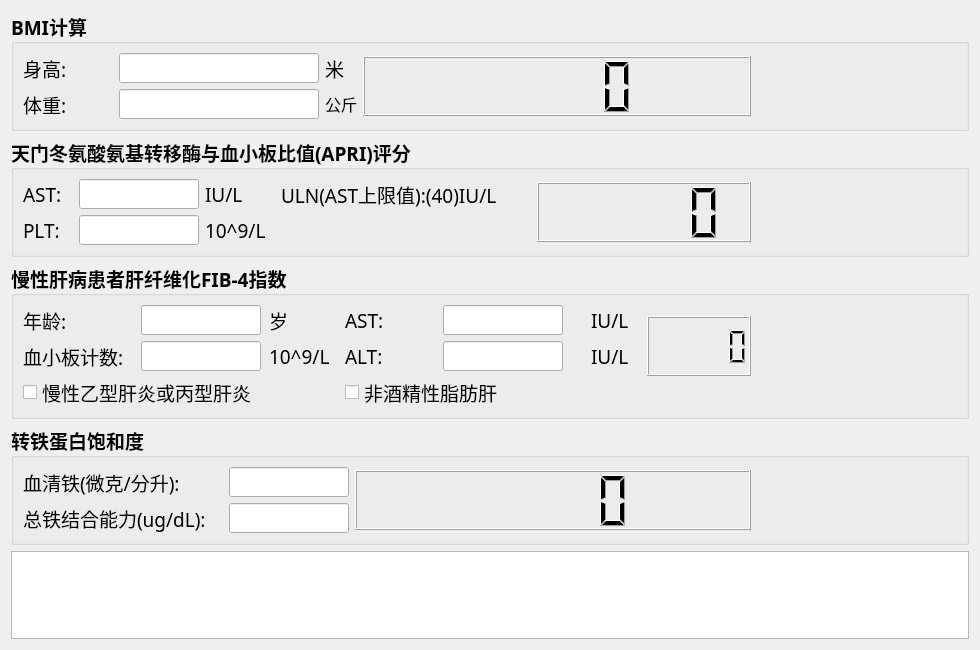
<?xml version="1.0" encoding="UTF-8"?>
<ui version="4.0">
 <class>BMI_Form</class>
 <widget class="QWidget" name="BMI_Form">
  <property name="geometry">
   <rect>
    <x>0</x>
    <y>0</y>
    <width>980</width>
    <height>650</height>
   </rect>
  </property>
  <property name="minimumSize">
   <size>
    <width>980</width>
    <height>650</height>
   </size>
  </property>
  <property name="windowTitle">
   <string>Form</string>
  </property>
  <layout class="QVBoxLayout" name="verticalLayout">
   <item>
    <widget class="QGroupBox" name="groupBox">
     <property name="font">
      <font>
       <family>微软雅黑</family>
       <pointsize>14</pointsize>
       <weight>75</weight>
       <bold>true</bold>
      </font>
     </property>
     <property name="title">
      <string>BMI计算</string>
     </property>
     <layout class="QGridLayout" name="gridLayout">
      <item row="0" column="0">
       <widget class="QLabel" name="height_label">
        <property name="sizePolicy">
         <sizepolicy hsizetype="Fixed" vsizetype="Fixed">
          <horstretch>0</horstretch>
          <verstretch>0</verstretch>
         </sizepolicy>
        </property>
        <property name="minimumSize">
         <size>
          <width>90</width>
          <height>30</height>
         </size>
        </property>
        <property name="maximumSize">
         <size>
          <width>90</width>
          <height>30</height>
         </size>
        </property>
        <property name="font">
         <font>
          <family>微软雅黑</family>
          <pointsize>14</pointsize>
          <weight>50</weight>
          <bold>false</bold>
         </font>
        </property>
        <property name="text">
         <string>身高: </string>
        </property>
       </widget>
      </item>
      <item row="0" column="1">
       <widget class="QLineEdit" name="height_lineEdit">
        <property name="sizePolicy">
         <sizepolicy hsizetype="Fixed" vsizetype="Fixed">
          <horstretch>0</horstretch>
          <verstretch>0</verstretch>
         </sizepolicy>
        </property>
        <property name="minimumSize">
         <size>
          <width>200</width>
          <height>30</height>
         </size>
        </property>
        <property name="maximumSize">
         <size>
          <width>200</width>
          <height>30</height>
         </size>
        </property>
       </widget>
      </item>
      <item row="0" column="2">
       <widget class="QLabel" name="label">
        <property name="maximumSize">
         <size>
          <width>30</width>
          <height>16777215</height>
         </size>
        </property>
        <property name="font">
         <font>
          <family>微软雅黑</family>
          <pointsize>14</pointsize>
          <weight>50</weight>
          <bold>false</bold>
         </font>
        </property>
        <property name="text">
         <string>米</string>
        </property>
       </widget>
      </item>
      <item row="0" column="3" rowspan="2">
       <widget class="QLCDNumber" name="bmi_lcdNumber">
        <property name="minimumSize">
         <size>
          <width>0</width>
          <height>60</height>
         </size>
        </property>
        <property name="maximumSize">
         <size>
          <width>1677215</width>
          <height>60</height>
         </size>
        </property>
        <property name="font">
         <font>
          <family>微软雅黑</family>
          <pointsize>14</pointsize>
          <weight>75</weight>
          <bold>true</bold>
         </font>
        </property>
       </widget>
      </item>
      <item row="0" column="4" rowspan="2">
       <widget class="QLabel" name="bmi_res_label">
        <property name="minimumSize">
         <size>
          <width>200</width>
          <height>60</height>
         </size>
        </property>
        <property name="maximumSize">
         <size>
          <width>200</width>
          <height>60</height>
         </size>
        </property>
        <property name="font">
         <font>
          <pointsize>48</pointsize>
         </font>
        </property>
        <property name="text">
         <string/>
        </property>
       </widget>
      </item>
      <item row="1" column="0">
       <widget class="QLabel" name="wight_label">
        <property name="sizePolicy">
         <sizepolicy hsizetype="Fixed" vsizetype="Fixed">
          <horstretch>0</horstretch>
          <verstretch>0</verstretch>
         </sizepolicy>
        </property>
        <property name="minimumSize">
         <size>
          <width>90</width>
          <height>30</height>
         </size>
        </property>
        <property name="maximumSize">
         <size>
          <width>90</width>
          <height>30</height>
         </size>
        </property>
        <property name="font">
         <font>
          <family>微软雅黑</family>
          <pointsize>14</pointsize>
          <weight>50</weight>
          <bold>false</bold>
         </font>
        </property>
        <property name="text">
         <string>体重:</string>
        </property>
       </widget>
      </item>
      <item row="1" column="1">
       <widget class="QLineEdit" name="weight_lineEdit">
        <property name="sizePolicy">
         <sizepolicy hsizetype="Fixed" vsizetype="Fixed">
          <horstretch>0</horstretch>
          <verstretch>0</verstretch>
         </sizepolicy>
        </property>
        <property name="minimumSize">
         <size>
          <width>200</width>
          <height>30</height>
         </size>
        </property>
        <property name="maximumSize">
         <size>
          <width>200</width>
          <height>30</height>
         </size>
        </property>
       </widget>
      </item>
      <item row="1" column="2">
       <widget class="QLabel" name="label_2">
        <property name="maximumSize">
         <size>
          <width>35</width>
          <height>16777215</height>
         </size>
        </property>
        <property name="font">
         <font>
          <family>微软雅黑</family>
          <pointsize>12</pointsize>
          <weight>50</weight>
          <bold>false</bold>
         </font>
        </property>
        <property name="text">
         <string>公斤</string>
        </property>
       </widget>
      </item>
     </layout>
    </widget>
   </item>
   <item>
    <widget class="QGroupBox" name="arpi_groupBox">
     <property name="font">
      <font>
       <family>微软雅黑</family>
       <pointsize>14</pointsize>
       <weight>75</weight>
       <bold>true</bold>
      </font>
     </property>
     <property name="title">
      <string>天门冬氨酸氨基转移酶与血小板比值(APRI)评分</string>
     </property>
     <layout class="QGridLayout" name="gridLayout_7">
      <item row="0" column="0">
       <widget class="QLabel" name="AST_label">
        <property name="minimumSize">
         <size>
          <width>50</width>
          <height>30</height>
         </size>
        </property>
        <property name="maximumSize">
         <size>
          <width>50</width>
          <height>30</height>
         </size>
        </property>
        <property name="font">
         <font>
          <family>微软雅黑</family>
          <pointsize>14</pointsize>
          <weight>50</weight>
          <bold>false</bold>
         </font>
        </property>
        <property name="text">
         <string>AST:</string>
        </property>
       </widget>
      </item>
      <item row="0" column="1">
       <widget class="QLineEdit" name="AST_lineEdit">
        <property name="minimumSize">
         <size>
          <width>120</width>
          <height>30</height>
         </size>
        </property>
        <property name="maximumSize">
         <size>
          <width>120</width>
          <height>30</height>
         </size>
        </property>
       </widget>
      </item>
      <item row="0" column="2">
       <widget class="QLabel" name="AST_unit_label">
        <property name="minimumSize">
         <size>
          <width>50</width>
          <height>30</height>
         </size>
        </property>
        <property name="maximumSize">
         <size>
          <width>50</width>
          <height>30</height>
         </size>
        </property>
        <property name="font">
         <font>
          <family>微软雅黑</family>
          <pointsize>14</pointsize>
          <weight>50</weight>
          <bold>false</bold>
         </font>
        </property>
        <property name="text">
         <string>IU/L</string>
        </property>
       </widget>
      </item>
      <item row="0" column="3">
       <widget class="QLabel" name="ULN_label">
        <property name="minimumSize">
         <size>
          <width>250</width>
          <height>30</height>
         </size>
        </property>
        <property name="maximumSize">
         <size>
          <width>250</width>
          <height>30</height>
         </size>
        </property>
        <property name="font">
         <font>
          <family>微软雅黑</family>
          <pointsize>14</pointsize>
          <weight>50</weight>
          <bold>false</bold>
         </font>
        </property>
        <property name="text">
         <string>ULN(AST上限值):(40)IU/L</string>
        </property>
       </widget>
      </item>
      <item row="0" column="4" rowspan="2">
       <widget class="QLCDNumber" name="arp_lcdNumber">
        <property name="minimumSize">
         <size>
          <width>200</width>
          <height>60</height>
         </size>
        </property>
        <property name="maximumSize">
         <size>
          <width>16777215</width>
          <height>60</height>
         </size>
        </property>
       </widget>
      </item>
      <item row="0" column="5" rowspan="2">
       <widget class="QLabel" name="arp_res_label">
        <property name="minimumSize">
         <size>
          <width>200</width>
          <height>60</height>
         </size>
        </property>
        <property name="maximumSize">
         <size>
          <width>200</width>
          <height>60</height>
         </size>
        </property>
        <property name="font">
         <font>
          <pointsize>28</pointsize>
         </font>
        </property>
        <property name="text">
         <string/>
        </property>
       </widget>
      </item>
      <item row="1" column="0">
       <widget class="QLabel" name="AST_label_2">
        <property name="minimumSize">
         <size>
          <width>50</width>
          <height>30</height>
         </size>
        </property>
        <property name="maximumSize">
         <size>
          <width>50</width>
          <height>30</height>
         </size>
        </property>
        <property name="font">
         <font>
          <family>微软雅黑</family>
          <pointsize>14</pointsize>
          <weight>50</weight>
          <bold>false</bold>
         </font>
        </property>
        <property name="text">
         <string>PLT:</string>
        </property>
       </widget>
      </item>
      <item row="1" column="1">
       <widget class="QLineEdit" name="PLT_lineEdit">
        <property name="minimumSize">
         <size>
          <width>120</width>
          <height>30</height>
         </size>
        </property>
        <property name="maximumSize">
         <size>
          <width>120</width>
          <height>30</height>
         </size>
        </property>
       </widget>
      </item>
      <item row="1" column="2">
       <widget class="QLabel" name="PLT_unit_label">
        <property name="minimumSize">
         <size>
          <width>70</width>
          <height>30</height>
         </size>
        </property>
        <property name="maximumSize">
         <size>
          <width>70</width>
          <height>30</height>
         </size>
        </property>
        <property name="font">
         <font>
          <family>微软雅黑</family>
          <pointsize>14</pointsize>
          <weight>50</weight>
          <bold>false</bold>
         </font>
        </property>
        <property name="text">
         <string>10^9/L</string>
        </property>
       </widget>
      </item>
     </layout>
    </widget>
   </item>
   <item>
    <widget class="QGroupBox" name="fib4_groupBox">
     <property name="font">
      <font>
       <family>微软雅黑</family>
       <pointsize>14</pointsize>
       <weight>75</weight>
       <bold>true</bold>
      </font>
     </property>
     <property name="title">
      <string>慢性肝病患者肝纤维化FIB-4指数</string>
     </property>
     <layout class="QGridLayout" name="gridLayout_5">
      <item row="0" column="0">
       <layout class="QGridLayout" name="gridLayout_3">
        <item row="0" column="0">
         <widget class="QLabel" name="age_label">
          <property name="minimumSize">
           <size>
            <width>110</width>
            <height>30</height>
           </size>
          </property>
          <property name="maximumSize">
           <size>
            <width>110</width>
            <height>30</height>
           </size>
          </property>
          <property name="font">
           <font>
            <family>微软雅黑</family>
            <pointsize>14</pointsize>
            <weight>50</weight>
            <bold>false</bold>
           </font>
          </property>
          <property name="text">
           <string>年龄:</string>
          </property>
         </widget>
        </item>
        <item row="0" column="1">
         <widget class="QLineEdit" name="age_lineEdit">
          <property name="minimumSize">
           <size>
            <width>120</width>
            <height>30</height>
           </size>
          </property>
          <property name="maximumSize">
           <size>
            <width>120</width>
            <height>30</height>
           </size>
          </property>
          <property name="text">
           <string/>
          </property>
         </widget>
        </item>
        <item row="0" column="2">
         <widget class="QLabel" name="age_unit_label">
          <property name="minimumSize">
           <size>
            <width>70</width>
            <height>30</height>
           </size>
          </property>
          <property name="maximumSize">
           <size>
            <width>70</width>
            <height>30</height>
           </size>
          </property>
          <property name="font">
           <font>
            <family>微软雅黑</family>
            <pointsize>14</pointsize>
            <weight>50</weight>
            <bold>false</bold>
           </font>
          </property>
          <property name="text">
           <string>岁</string>
          </property>
         </widget>
        </item>
        <item row="0" column="3">
         <widget class="QLabel" name="fib_ast_label">
          <property name="minimumSize">
           <size>
            <width>50</width>
            <height>30</height>
           </size>
          </property>
          <property name="maximumSize">
           <size>
            <width>50</width>
            <height>30</height>
           </size>
          </property>
          <property name="font">
           <font>
            <family>微软雅黑</family>
            <pointsize>14</pointsize>
            <weight>50</weight>
            <bold>false</bold>
           </font>
          </property>
          <property name="text">
           <string>AST:</string>
          </property>
         </widget>
        </item>
        <item row="0" column="4">
         <widget class="QLineEdit" name="fib_ast_lineEdit">
          <property name="minimumSize">
           <size>
            <width>120</width>
            <height>30</height>
           </size>
          </property>
          <property name="maximumSize">
           <size>
            <width>120</width>
            <height>30</height>
           </size>
          </property>
          <property name="font">
           <font>
            <family>Source Code Pro</family>
            <pointsize>14</pointsize>
            <weight>75</weight>
            <bold>true</bold>
           </font>
          </property>
         </widget>
        </item>
        <item row="0" column="5">
         <widget class="QLabel" name="fib_ast_unit_label">
          <property name="minimumSize">
           <size>
            <width>50</width>
            <height>30</height>
           </size>
          </property>
          <property name="maximumSize">
           <size>
            <width>50</width>
            <height>30</height>
           </size>
          </property>
          <property name="font">
           <font>
            <family>微软雅黑</family>
            <pointsize>14</pointsize>
            <weight>50</weight>
            <bold>false</bold>
           </font>
          </property>
          <property name="text">
           <string>IU/L</string>
          </property>
         </widget>
        </item>
        <item row="0" column="6" rowspan="3">
         <layout class="QGridLayout" name="gridLayout_2">
          <item row="0" column="0">
           <widget class="QLCDNumber" name="fib4_lcdNumber">
            <property name="minimumSize">
             <size>
              <width>100</width>
              <height>60</height>
             </size>
            </property>
            <property name="maximumSize">
             <size>
              <width>16777215</width>
              <height>60</height>
             </size>
            </property>
           </widget>
          </item>
          <item row="0" column="1">
           <widget class="QLabel" name="fib_res_label">
            <property name="minimumSize">
             <size>
              <width>200</width>
              <height>60</height>
             </size>
            </property>
            <property name="maximumSize">
             <size>
              <width>200</width>
              <height>60</height>
             </size>
            </property>
            <property name="font">
             <font>
              <pointsize>28</pointsize>
             </font>
            </property>
            <property name="text">
             <string/>
            </property>
           </widget>
          </item>
          <item row="1" column="0" colspan="2">
           <spacer name="horizontalSpacer">
            <property name="orientation">
             <enum>Qt::Horizontal</enum>
            </property>
            <property name="sizeHint" stdset="0">
             <size>
              <width>418</width>
              <height>20</height>
             </size>
            </property>
           </spacer>
          </item>
         </layout>
        </item>
        <item row="1" column="0">
         <widget class="QLabel" name="bcc_label">
          <property name="minimumSize">
           <size>
            <width>110</width>
            <height>30</height>
           </size>
          </property>
          <property name="maximumSize">
           <size>
            <width>110</width>
            <height>30</height>
           </size>
          </property>
          <property name="font">
           <font>
            <family>微软雅黑</family>
            <pointsize>14</pointsize>
            <weight>50</weight>
            <bold>false</bold>
           </font>
          </property>
          <property name="text">
           <string>血小板计数:</string>
          </property>
         </widget>
        </item>
        <item row="1" column="1">
         <widget class="QLineEdit" name="bcc_lineEdit">
          <property name="minimumSize">
           <size>
            <width>120</width>
            <height>30</height>
           </size>
          </property>
          <property name="maximumSize">
           <size>
            <width>120</width>
            <height>30</height>
           </size>
          </property>
          <property name="text">
           <string/>
          </property>
         </widget>
        </item>
        <item row="1" column="2">
         <widget class="QLabel" name="bcc_unit_label">
          <property name="minimumSize">
           <size>
            <width>70</width>
            <height>30</height>
           </size>
          </property>
          <property name="maximumSize">
           <size>
            <width>50</width>
            <height>30</height>
           </size>
          </property>
          <property name="font">
           <font>
            <family>微软雅黑</family>
            <pointsize>14</pointsize>
            <weight>50</weight>
            <bold>false</bold>
           </font>
          </property>
          <property name="text">
           <string>10^9/L</string>
          </property>
         </widget>
        </item>
        <item row="1" column="3">
         <widget class="QLabel" name="fib_alt_label">
          <property name="minimumSize">
           <size>
            <width>50</width>
            <height>30</height>
           </size>
          </property>
          <property name="maximumSize">
           <size>
            <width>50</width>
            <height>30</height>
           </size>
          </property>
          <property name="font">
           <font>
            <family>微软雅黑</family>
            <pointsize>14</pointsize>
            <weight>50</weight>
            <bold>false</bold>
           </font>
          </property>
          <property name="text">
           <string>ALT:</string>
          </property>
         </widget>
        </item>
        <item row="1" column="4">
         <widget class="QLineEdit" name="fib_alt_lineEdit">
          <property name="minimumSize">
           <size>
            <width>120</width>
            <height>30</height>
           </size>
          </property>
          <property name="maximumSize">
           <size>
            <width>120</width>
            <height>30</height>
           </size>
          </property>
          <property name="font">
           <font>
            <family>Source Code Pro</family>
            <pointsize>14</pointsize>
            <weight>75</weight>
            <bold>true</bold>
           </font>
          </property>
          <property name="text">
           <string/>
          </property>
         </widget>
        </item>
        <item row="1" column="5">
         <widget class="QLabel" name="fib_alt_unit_label">
          <property name="minimumSize">
           <size>
            <width>50</width>
            <height>30</height>
           </size>
          </property>
          <property name="maximumSize">
           <size>
            <width>50</width>
            <height>30</height>
           </size>
          </property>
          <property name="font">
           <font>
            <family>微软雅黑</family>
            <pointsize>14</pointsize>
            <weight>50</weight>
            <bold>false</bold>
           </font>
          </property>
          <property name="text">
           <string>IU/L</string>
          </property>
         </widget>
        </item>
        <item row="2" column="0" colspan="2">
         <widget class="QCheckBox" name="shbv_checkBox">
          <property name="minimumSize">
           <size>
            <width>240</width>
            <height>30</height>
           </size>
          </property>
          <property name="maximumSize">
           <size>
            <width>240</width>
            <height>30</height>
           </size>
          </property>
          <property name="font">
           <font>
            <family>微软雅黑</family>
            <pointsize>14</pointsize>
            <weight>50</weight>
            <bold>false</bold>
           </font>
          </property>
          <property name="text">
           <string>慢性乙型肝炎或丙型肝炎</string>
          </property>
         </widget>
        </item>
        <item row="2" column="3" colspan="2">
         <widget class="QCheckBox" name="fl_checkBox">
          <property name="minimumSize">
           <size>
            <width>240</width>
            <height>30</height>
           </size>
          </property>
          <property name="maximumSize">
           <size>
            <width>240</width>
            <height>30</height>
           </size>
          </property>
          <property name="font">
           <font>
            <family>微软雅黑</family>
            <pointsize>14</pointsize>
            <weight>50</weight>
            <bold>false</bold>
           </font>
          </property>
          <property name="text">
           <string>非酒精性脂肪肝</string>
          </property>
         </widget>
        </item>
       </layout>
      </item>
     </layout>
    </widget>
   </item>
   <item>
    <widget class="QGroupBox" name="ts_groupBox">
     <property name="font">
      <font>
       <family>微软雅黑</family>
       <pointsize>14</pointsize>
       <weight>75</weight>
       <bold>true</bold>
      </font>
     </property>
     <property name="title">
      <string>转铁蛋白饱和度</string>
     </property>
     <layout class="QGridLayout" name="gridLayout_4">
      <item row="0" column="2" rowspan="2">
       <widget class="QLCDNumber" name="ts_lcdNumber">
        <property name="minimumSize">
         <size>
          <width>100</width>
          <height>60</height>
         </size>
        </property>
        <property name="maximumSize">
         <size>
          <width>16777215</width>
          <height>60</height>
         </size>
        </property>
       </widget>
      </item>
      <item row="1" column="0">
       <widget class="QLabel" name="fec_label">
        <property name="minimumSize">
         <size>
          <width>200</width>
          <height>30</height>
         </size>
        </property>
        <property name="maximumSize">
         <size>
          <width>110</width>
          <height>30</height>
         </size>
        </property>
        <property name="font">
         <font>
          <family>微软雅黑</family>
          <pointsize>14</pointsize>
          <weight>50</weight>
          <bold>false</bold>
         </font>
        </property>
        <property name="text">
         <string>总铁结合能力(ug/dL):</string>
        </property>
       </widget>
      </item>
      <item row="0" column="3" rowspan="2">
       <widget class="QLabel" name="ts_res_label">
        <property name="minimumSize">
         <size>
          <width>200</width>
          <height>60</height>
         </size>
        </property>
        <property name="maximumSize">
         <size>
          <width>200</width>
          <height>60</height>
         </size>
        </property>
        <property name="font">
         <font>
          <pointsize>28</pointsize>
         </font>
        </property>
        <property name="text">
         <string/>
        </property>
       </widget>
      </item>
      <item row="0" column="1">
       <widget class="QLineEdit" name="si_lineEdit">
        <property name="minimumSize">
         <size>
          <width>120</width>
          <height>30</height>
         </size>
        </property>
        <property name="maximumSize">
         <size>
          <width>120</width>
          <height>30</height>
         </size>
        </property>
        <property name="text">
         <string/>
        </property>
       </widget>
      </item>
      <item row="1" column="1">
       <widget class="QLineEdit" name="fec_lineEdit">
        <property name="minimumSize">
         <size>
          <width>120</width>
          <height>30</height>
         </size>
        </property>
        <property name="maximumSize">
         <size>
          <width>120</width>
          <height>30</height>
         </size>
        </property>
        <property name="text">
         <string/>
        </property>
       </widget>
      </item>
      <item row="0" column="0">
       <widget class="QLabel" name="si_label">
        <property name="minimumSize">
         <size>
          <width>200</width>
          <height>30</height>
         </size>
        </property>
        <property name="maximumSize">
         <size>
          <width>110</width>
          <height>30</height>
         </size>
        </property>
        <property name="font">
         <font>
          <family>微软雅黑</family>
          <pointsize>14</pointsize>
          <weight>50</weight>
          <bold>false</bold>
         </font>
        </property>
        <property name="text">
         <string>血清铁(微克/分升):</string>
        </property>
       </widget>
      </item>
     </layout>
    </widget>
   </item>
   <item>
    <widget class="QTextBrowser" name="textBrowser">
     <property name="minimumSize">
      <size>
       <width>0</width>
       <height>0</height>
      </size>
     </property>
     <property name="font">
      <font>
       <family>微软雅黑</family>
       <pointsize>14</pointsize>
      </font>
     </property>
    </widget>
   </item>
  </layout>
 </widget>
 <resources/>
 <connections/>
</ui>
